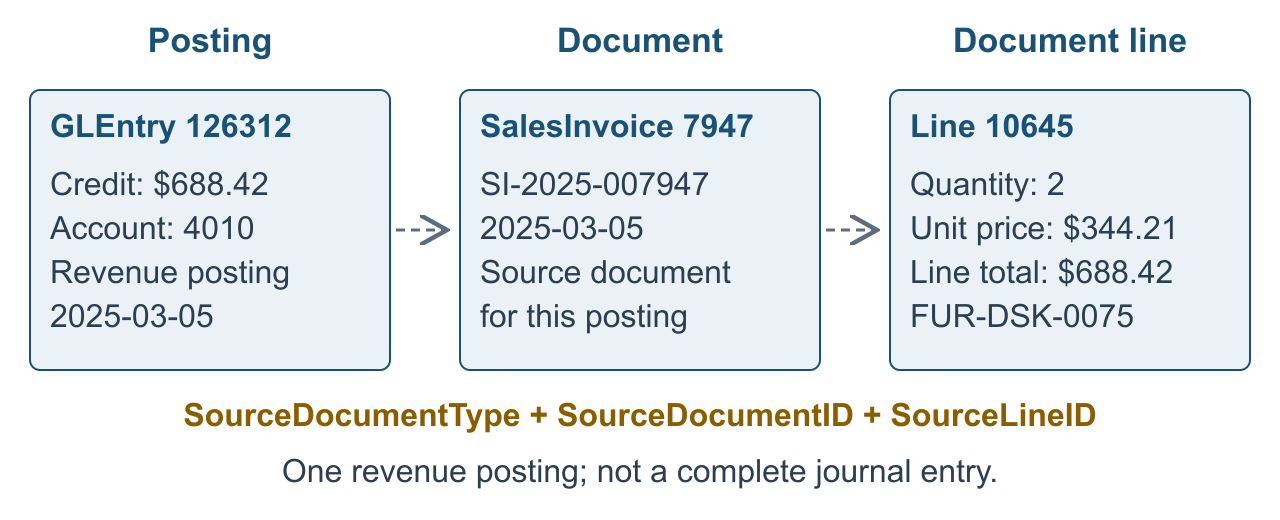
#> input picture shared/generated/chapter-01/source-trace.png, 2560 x 1040 px (shown at 1/2 size); its folder holds only this picture in this run
$ python -i cover_art.py   (imports and definitions only)
#> lines starting #> are read from the running program, lines starting #| are printed output that depends on the picture
"""The artwork behind the print covers: the front cover's background carried across the whole wrap.

The front cover's picture (visuals/cover/background.png, one 8.5 x 11 in page) is placed on the front face
and continued to the left across the spine and the back by mirroring it at its edges, so the rising chart
and the dotted surface run on without a seam. The bleed beyond the trim is the same reflection. Behind the
back cover's text the picture is darkened in a soft rectangle, so the synopsis reads on it.

Resolution: the source is 1103 x 1426 pixels (about 130 ppi on the page); it is resampled to 300 ppi
(IngramSpark's minimum for images) with Lanczos and a light unsharp mask, and a little noise is added
before the JPEG so the dark gradients do not band. Resampling cannot add detail: the dots of the surface
are as soft as the source. A background made again at 300 ppi or more would replace the source file here.

The CMYK copy is converted with Ghostscript's own SWOP profile (the one the PDF/X output intent names)
and its total ink is held to 240%, IngramSpark's limit.
"""
from __future__ import annotations

import io
from dataclasses import dataclass
from functools import lru_cache
from pathlib import Path

import numpy as np
from PIL import Image, ImageCms, ImageFilter

from scripts.print.cover_template import PT, Box, Template

SOURCE_IN = (8.5, 11.0)          # the source picture covers one 8.5 x 11 in page
TARGET_PPI = 300
MAX_TOTAL_INK = 240.0            # percent
NAVY = (3, 9, 36)                # the picture's dark ground, for the darkened rectangles


@dataclass
class Art:
    rgb: np.ndarray              # height x width x 3, uint8, at `ppi`
    ppi: int
    box: Box                     # the art box on the page, in points

    @property
    def size(self) -> tuple[int, int]:
        return self.rgb.shape[1], self.rgb.shape[0]

    def px(self, x_pt: float, y_pt: float) -> tuple[float, float]:
        """A page point (points) in pixels of this image."""
        return (x_pt - self.box.x0) / PT * self.ppi, (y_pt - self.box.y0) / PT * self.ppi


# [18 lines left out: functions _reflect, _left_columns, not called in this run]


def load_source(path: Path, ppi: int = TARGET_PPI) -> Image.Image:
    """The background resampled to SOURCE_IN at `ppi`, lightly sharpened."""
#> called with ppi = 300
    image = Image.open(path).convert('RGB')
#> image is the input picture: PIL image 2560x1040 RGB; mean R, G, B 231.1, 236.1, 239.1
    size = (round(SOURCE_IN[0] * ppi), round(SOURCE_IN[1] * ppi))
    image = image.resize(size, Image.LANCZOS)
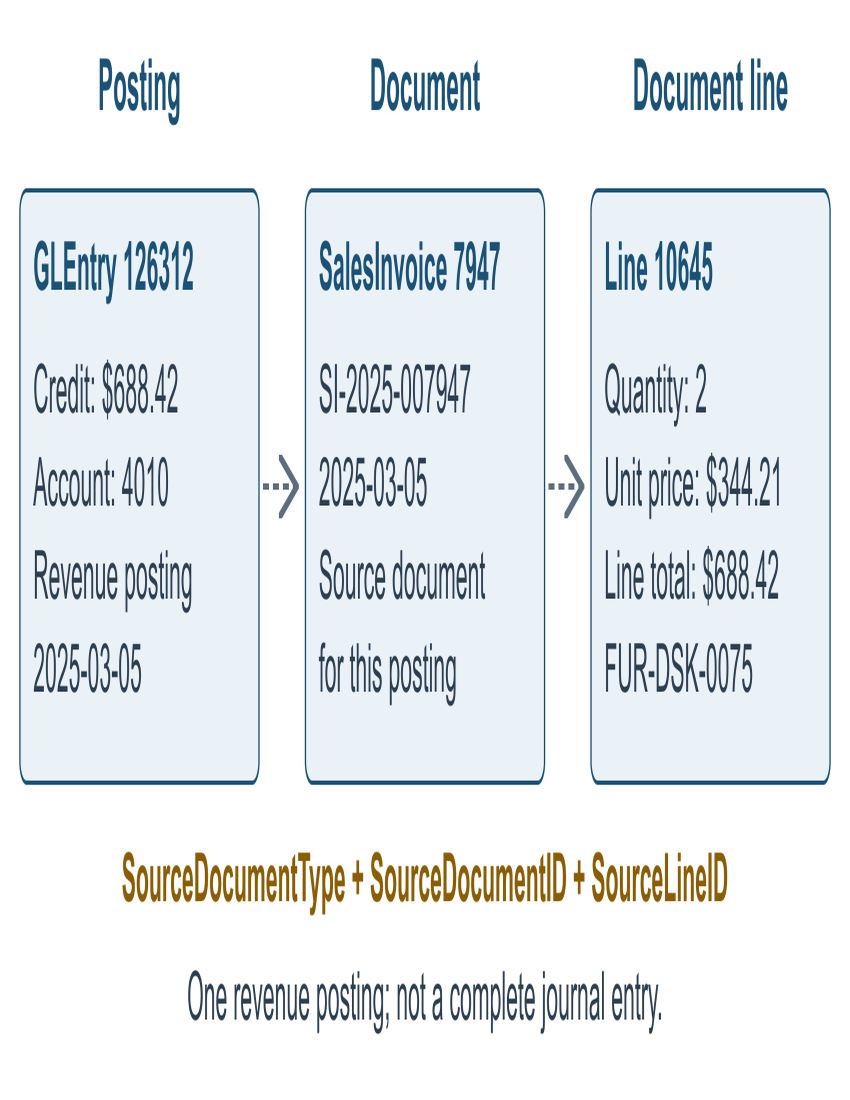
#> image: PIL image 2550x3300 RGB (shown at 1/3 size); mean R, G, B 231, 236, 239
    return image.filter(ImageFilter.UnsharpMask(radius=1.4, percent=55, threshold=2))


# [49 lines left out: functions compose, darken, with_noise, jpeg_bytes, proxy_jpeg, not called in this run]


def cmyk_profile_path(gs_path: str) -> Path:
    return Path(gs_path).resolve().parent.parent / 'iccprofiles' / 'default_cmyk.icc'


# [61 lines left out: functions _transforms, _icc_cmyk, _icc_rgb, _lab, _limit_ink, not called in this run]


# the LUT's nodes along each RGB axis: dense in the shadows, where the ink limit bites
LUT_NODES = np.array([0, 2, 4, 6, 8, 10, 13, 16, 20, 25, 30, 36, 44, 54, 66, 80, 100, 125, 160, 200, 255])


# [55 lines left out: functions _table, to_cmyk, strip_adobe_marker, cmyk_jpeg_bytes, not called in this run]


def decode_cmyk_jpeg(jpeg: bytes) -> np.ndarray:
    return np.asarray(Image.open(io.BytesIO(jpeg)))


def max_total_ink(cmyk: np.ndarray, percentile: float = 100.0) -> float:
    total = cmyk.astype(np.float32).sum(axis=2) / 255.0 * 100.0
    return float(np.percentile(total, percentile))

>>> result = load_source('../../shared/generated/chapter-01/source-trace.png')

$ run again, on shared/generated/chapter-01/furniture-margin.png
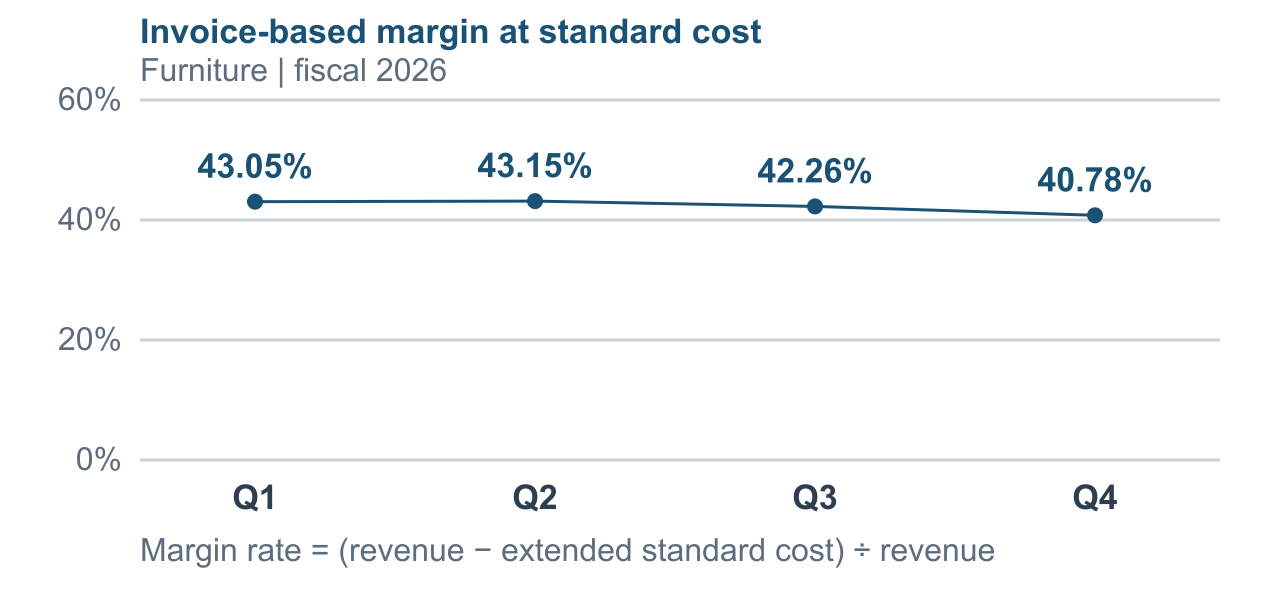
#> input picture shared/generated/chapter-01/furniture-margin.png, 2560 x 1200 px (shown at 1/2 size)
#> in load_source, image is the input picture: PIL image 2560x1200 RGB; mean R, G, B 247.6, 248.9, 249.9
#> in load_source, `image = image.resize(size, Image.LANCZOS)`:
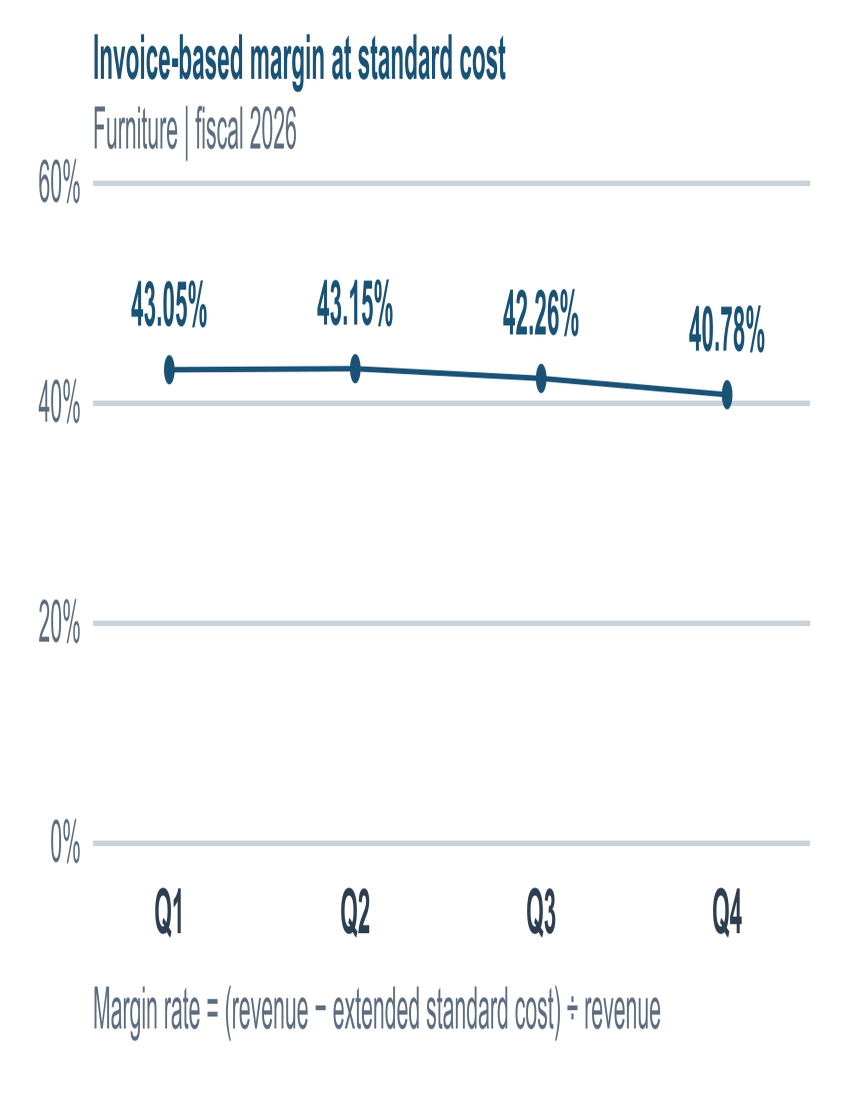
#> image: PIL image 2550x3300 RGB (shown at 1/3 size); mean R, G, B 247.5, 248.9, 249.9

$ run again, on shared/generated/chapter-01/salesorder-focus.png
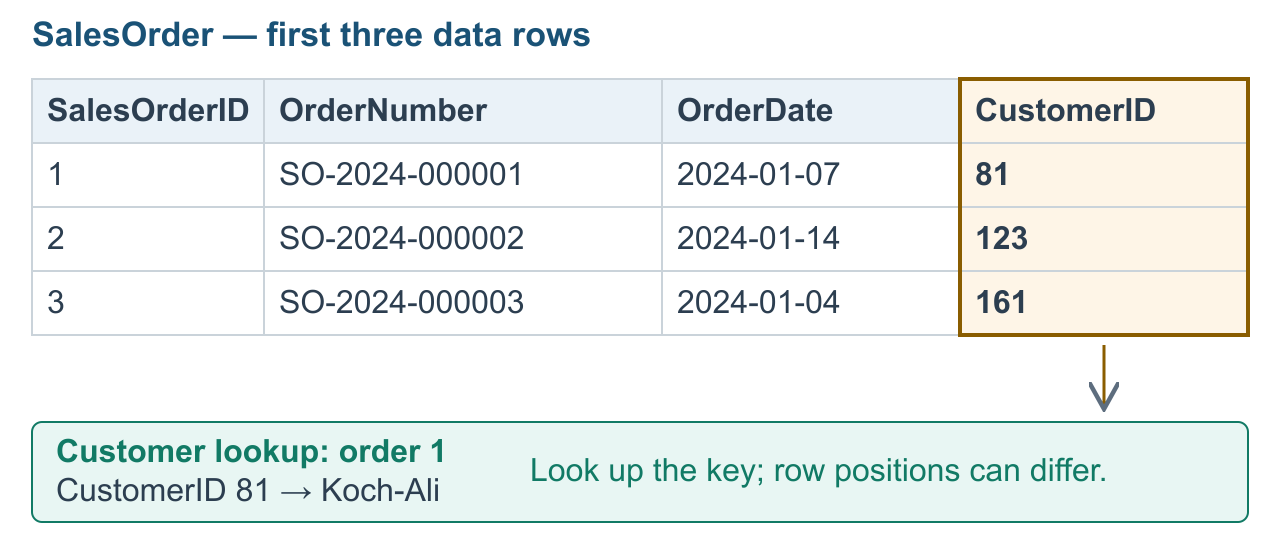
#> input picture shared/generated/chapter-01/salesorder-focus.png, 2560 x 1110 px (shown at 1/2 size)
#> in load_source, image is the input picture: PIL image 2560x1110 RGB; mean R, G, B 236.5, 241, 239.6
#> in load_source, `image = image.resize(size, Image.LANCZOS)`:
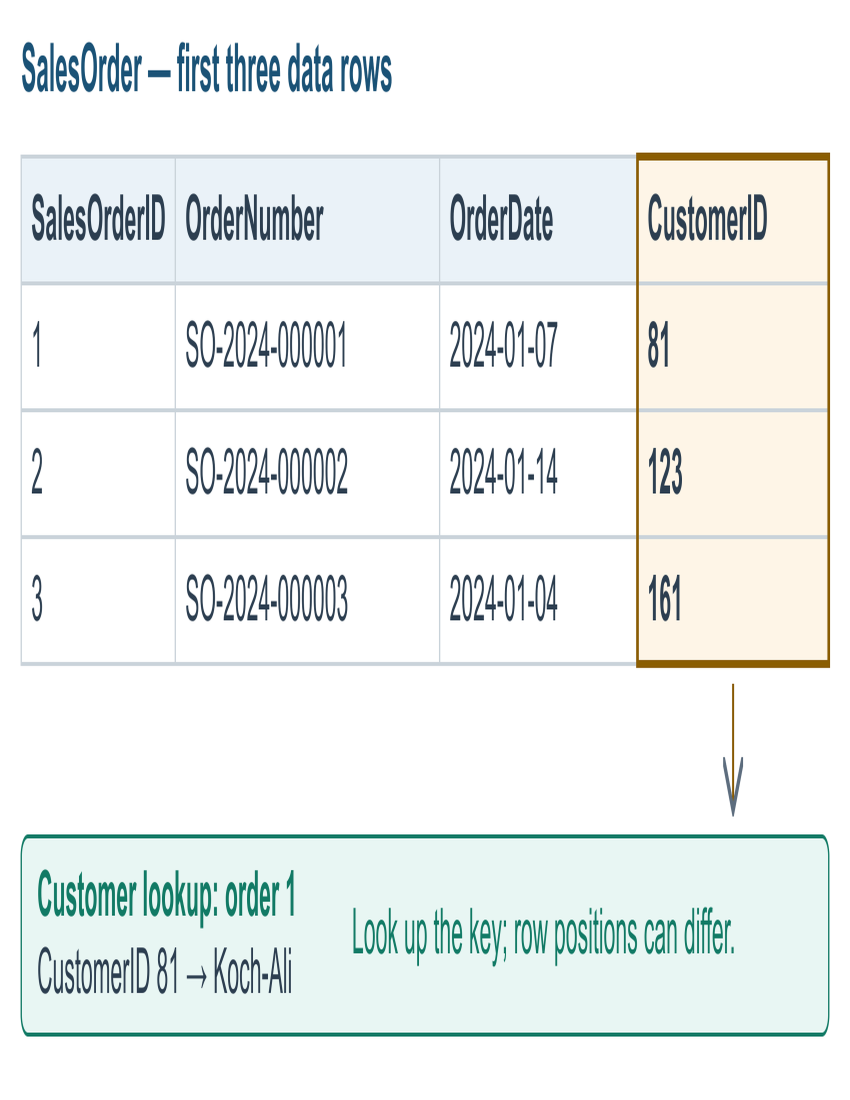
#> image: PIL image 2550x3300 RGB (shown at 1/3 size); mean R, G, B 236.4, 240.9, 239.5

$ run again, on shared/generated/chapter-01/workflow.png
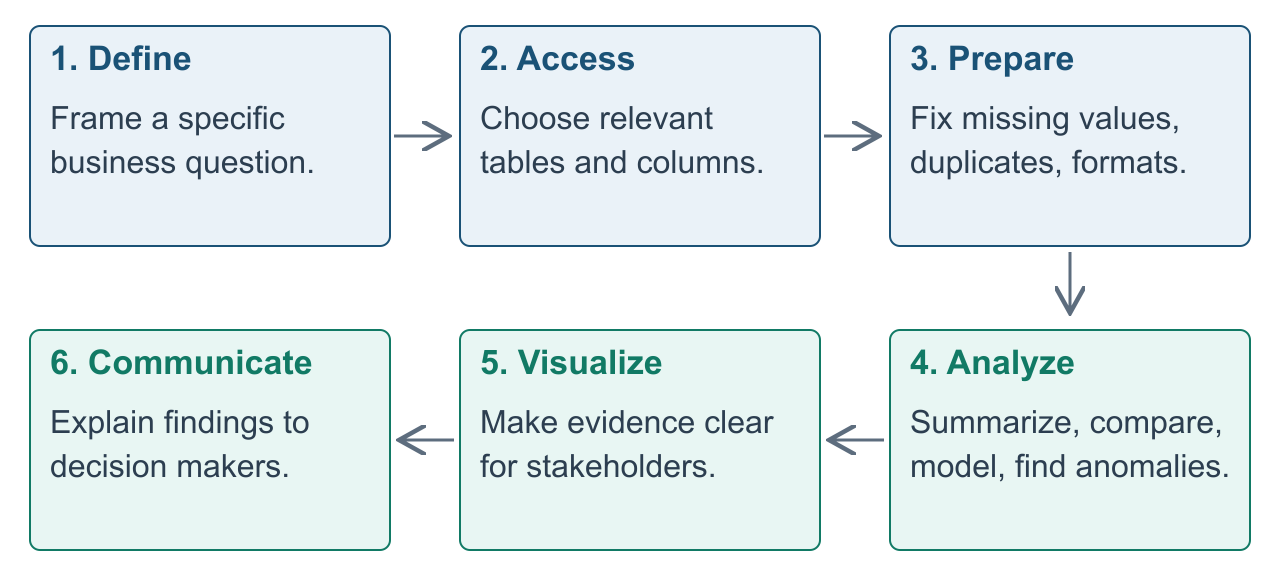
#> input picture shared/generated/chapter-01/workflow.png, 2560 x 1160 px (shown at 1/2 size)
#> in load_source, image is the input picture: PIL image 2560x1160 RGB; mean R, G, B 228.1, 237.7, 239.4
#> in load_source, `image = image.resize(size, Image.LANCZOS)`:
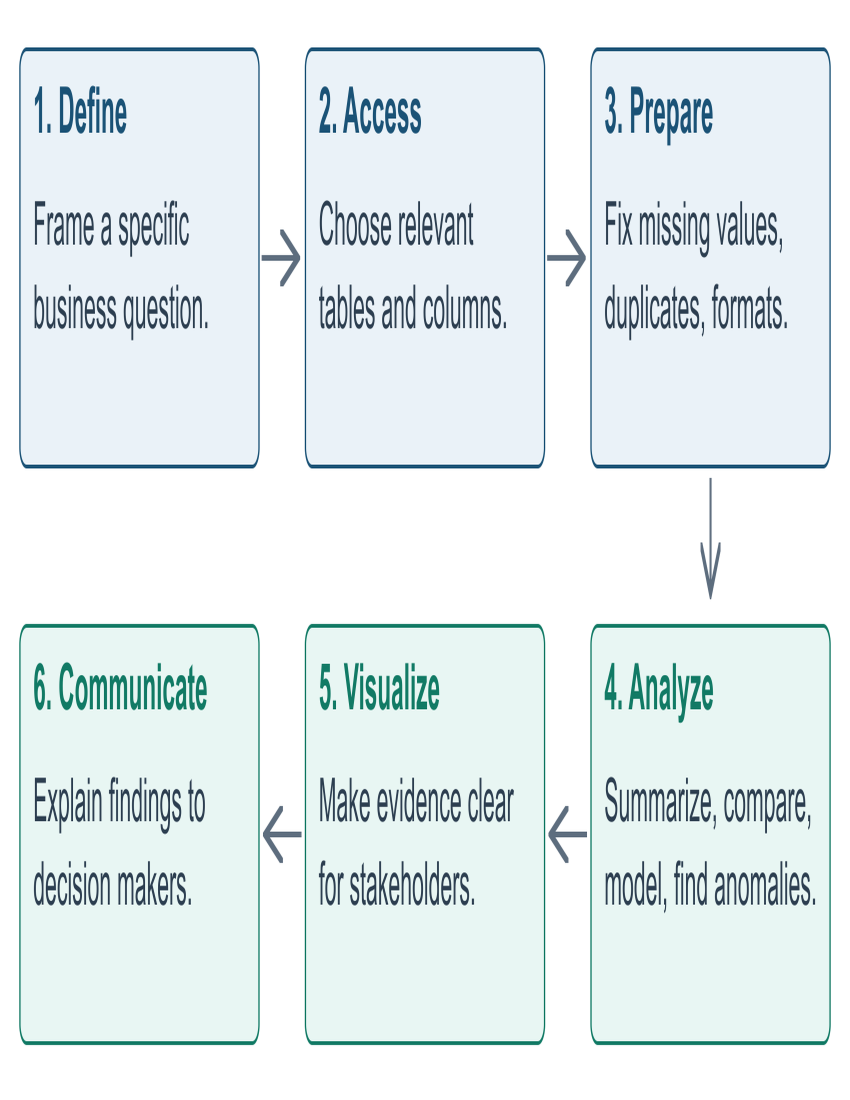
#> image: PIL image 2550x3300 RGB (shown at 1/3 size); mean R, G, B 228, 237.6, 239.3
